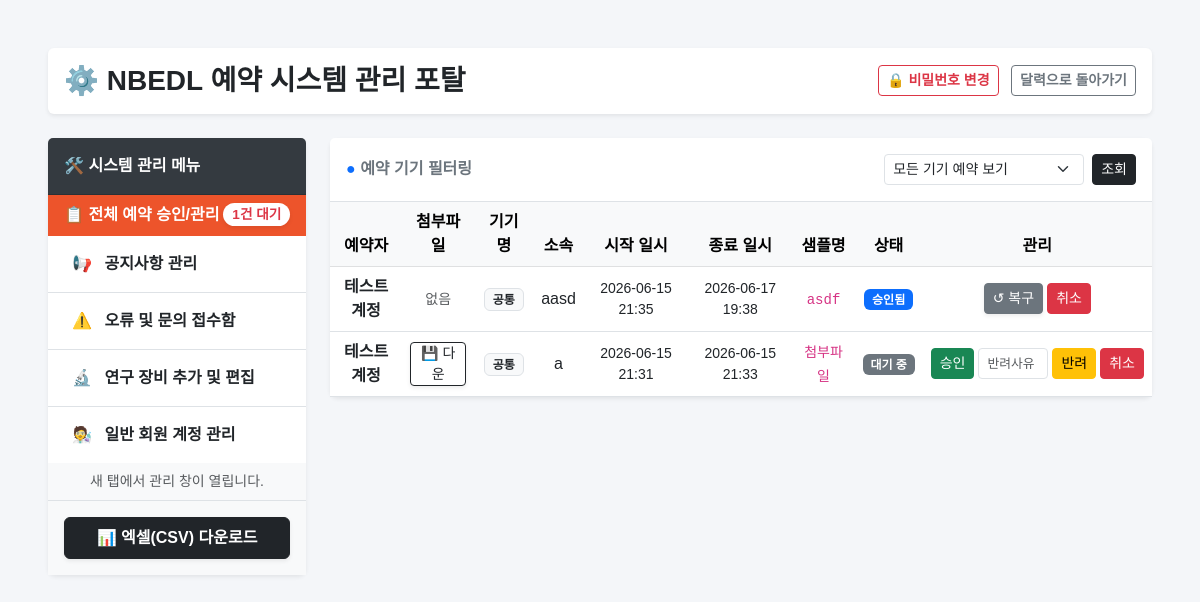
Before: /mypage/ (signed in) with the older database file.
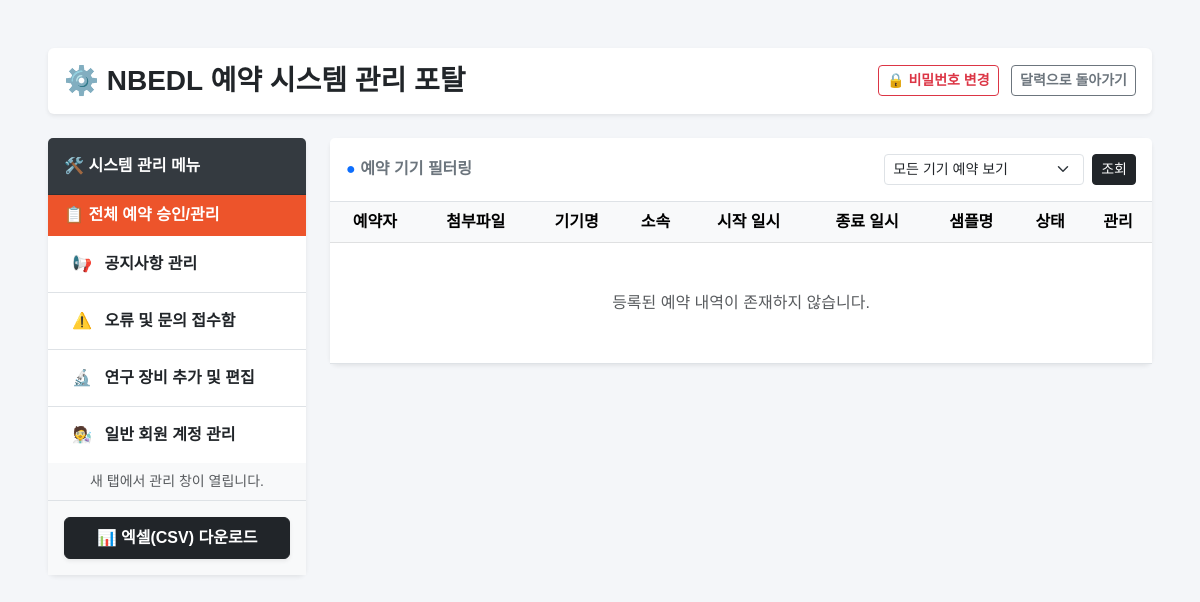
After: the same page with the newer database file.
### reservations/models.py (models this page shows, shortened)
class Reservation(models.Model):
    equipment = models.ForeignKey(Equipment, on_delete=models.CASCADE, null=True, blank=True)
    user = models.ForeignKey(User, on_delete=models.CASCADE, null=True, blank=True)
    start_time = models.DateTimeField()
    end_time = models.DateTimeField()
    affiliation = models.CharField(max_length=100)
    sample_name = models.CharField(max_length=100)
    sample_details = models.TextField(blank=True)
    status = models.CharField(max_length=20, default='PENDING')
    is_maintenance = models.BooleanField(default=False)
    rejection_reason = models.TextField(blank=True, null=True)
    attached_file = models.FileField(upload_to='reservations/attachments/', blank=True, null=True)

### reservations/views.py (the view)
# urls.py: path('mypage/', views.mypage, name='mypage'),
def mypage(request):
    if not request.user.is_authenticated:
        return redirect('reservations:login')
    equipments = Equipment.objects.all()
    selected_equipment = request.GET.get('equipment')
    if request.user.is_staff:
        reservations = Reservation.objects.all().order_by('-start_time')
    else:
        reservations = Reservation.objects.filter(user=request.user).order_by('-start_time')
    if selected_equipment:
        reservations = reservations.filter(equipment_id=selected_equipment)
    pending_count = 0
    if request.user.is_staff:
        pending_count = Reservation.objects.filter(status='PENDING').count()
    return render(request, 'reservations/mypage.html', {
        'reservations': reservations,
        'equipments': equipments,
        'selected_equipment': selected_equipment,
        'pending_count': pending_count
    })

### reservations/templates/reservations/mypage.html (shortened to what the changed rows need)
{% load static %}
<!DOCTYPE html>
<html lang="ko">
<head>
    <link href="https://cdn.jsdelivr.net/npm/bootstrap@5.3.0/dist/css/bootstrap.min.css" rel="stylesheet">
    <link rel="stylesheet" href="https://cdn.jsdelivr.net/gh/orioncactus/pretendard/dist/web/static/pretendard.css">
</head>
<body class="py-5">
<div class="container-fluid px-5">
    <div class="d-flex justify-content-between align-items-center mb-4 bg-white p-3 rounded shadow-sm">
        <h2 class="m-0 fw-bold fs-3 text-dark">
            {% if user.is_staff %}⚙️ NBEDL 예약 시스템 관리 포탈{% else %}🧑‍🔬 내 예약 관리 ({{ user.username }}){% endif %}
        </h2>
    </div>
    <div class="row">
        {% if user.is_staff %}
        <div class="col-xl-3 col-lg-4 mb-4">
            <div class="card shadow-sm sidebar-menu border-0">
                <div class="list-group list-group-flush">
                    <a href="{% url 'reservations:mypage' %}" class="list-group-item list-group-item-action active fw-bold d-flex justify-content-between align-items-center" style="background-color: #ed542b; border-color: #ed542b;">
                        <span>📋 전체 예약 승인/관리</span>
                        {% if pending_count > 0 %}
                            <span class="badge bg-white text-danger rounded-pill shadow-sm" style="font-size: 0.85em;">{{ pending_count }}건 대기</span>
                        {% endif %}
                    </a>
                </div>
            </div>
        </div>
        {% endif %}
        <div class="{% if user.is_staff %}col-xl-9 col-lg-8{% else %}col-12{% endif %} mb-4">
            <div class="card shadow-sm">
                <div class="card-body p-0">
                    <table class="table table-hover text-center align-middle m-0">
                        <thead class="table-light">
                            <tr>
                                {% if user.is_staff %}
                                    <th>예약자</th>
                                    <th>첨부파일</th>
                                {% endif %}
                                <th>기기명</th>
                                <th>소속</th>
                                <th>시작 일시</th>
                                <th>종료 일시</th>
                                <th>샘플명</th>
                                <th>상태</th>
                                <th>관리</th>
                            </tr>
                        </thead>
                        <tbody>
                            {% for res in reservations %}
                            <tr>
                                {% if user.is_staff %}
                                    <td class="fw-bold text-dark">{{ res.user.username }}</td>
                                    <td>
                                        {% if res.attached_file %}
                                            <a href="{{ res.attached_file.url }}" class="btn btn-outline-dark btn-sm px-2 py-0 fs-7 shadow-sm" target="_blank">💾 다운</a>
                                        {% else %}
                                            <span class="text-muted small">없음</span>
                                        {% endif %}
                                    </td>
                                {% endif %}
                                <td><span class="badge bg-light text-dark border fw-bold">{{ res.equipment.name|default:"공통" }}</span></td>
                                <td>{{ res.affiliation }}</td>
                                <td class="small">{{ res.start_time|date:"Y-m-d H:i" }}</td>
                                <td class="small">{{ res.end_time|date:"Y-m-d H:i" }}</td>
                                <td><code>{{ res.sample_name }}</code></td>
                                <td>
                                    {% if res.status == 'APPROVED' %}
                                        <span class="badge bg-primary">승인됨</span>
                                    {% elif res.status == 'REJECTED' %}
                                        <span class="badge bg-danger">반려됨</span>
                                    {% else %}
                                        <span class="badge bg-secondary">대기 중</span>
                                    {% endif %}
                                </td>
                                <td>
                                    <div class="d-flex justify-content-center align-items-center gap-1">
                                        {% if user.is_staff and res.status == 'PENDING' %}
                                            <form method="POST" action="{% url 'reservations:approve_reservation' res.id %}" class="m-0">
                                                <button type="submit" class="btn btn-success btn-sm py-1 text-nowrap">승인</button>
                                            </form>
                                            <form method="POST" action="{% url 'reservations:reject_reservation' res.id %}" class="d-flex gap-1 m-0">
                                                <input type="text" name="rejection_reason" class="form-control form-control-sm py-1" placeholder="반려사유" required style="width: 70px; font-size: 0.8rem;">
                                                <button type="submit" class="btn btn-warning btn-sm text-nowrap py-1">반려</button>
                                            </form>
                                        {% elif user.is_staff %}
                                            <form method="POST" action="{% url 'reservations:revert_reservation' res.id %}" class="m-0">
                                                <button type="submit" class="btn btn-secondary btn-sm py-1 text-nowrap shadow-sm">↺ 복구</button>
                                            </form>
                                        {% endif %}
                                        <form method="POST" action="{% url 'reservations:cancel_reservation' res.id %}" class="m-0">
                                            <button type="submit" class="btn btn-danger btn-sm py-1 text-nowrap" onclick="return confirm('취소하시겠습니까?');">취소</button>
                                        </form>
                                    </div>
                                </td>
                            </tr>
                            {% empty %}
                            <tr>
                                <td colspan="{% if user.is_staff %}9{% else %}7{% endif %}" class="text-muted py-5">등록된 예약 내역이 존재하지 않습니다.</td>
                            </tr>
                            {% endfor %}
                        </tbody>
                    </table>
                </div>
            </div>
        </div>
    </div>
</div>
</body>
</html>

Changed rows visible on the page:
removed Reservation: user.username "테스트계정", attached_file "없음", equipment.name "공통", affiliation "aasd", start_time "2026-06-15 21:35", end_time "2026-06-17 19:38", sample_name "asdf", status "승인됨"
removed Reservation: user.username "테스트계정", equipment.name "공통", affiliation "a", start_time "2026-06-15 21:31", end_time "2026-06-15 21:33", sample_name "첨부파일", status "대기 중"
Other visible differences:
{{ pending_count }}: "1" → (not shown)
text no longer shown: "건 대기"
text now shown: "등록된 예약 내역이 존재하지 않습니다."
